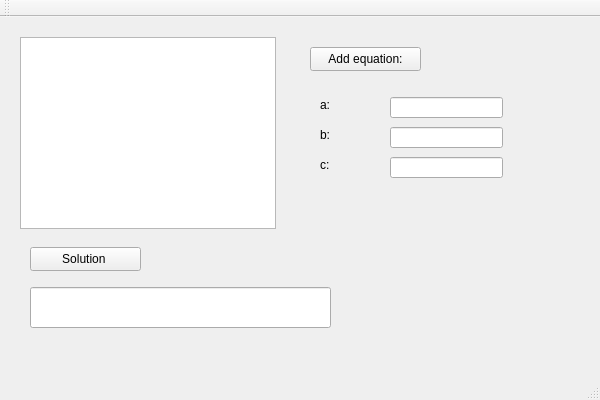
<?xml version="1.0" encoding="UTF-8"?>
<ui version="4.0">
 <class>Test3Class</class>
 <widget class="QMainWindow" name="Test3Class">
  <property name="geometry">
   <rect>
    <x>0</x>
    <y>0</y>
    <width>600</width>
    <height>400</height>
   </rect>
  </property>
  <property name="windowTitle">
   <string>Test3</string>
  </property>
  <widget class="QWidget" name="centralWidget">
   <widget class="QListView" name="listView">
    <property name="geometry">
     <rect>
      <x>20</x>
      <y>20</y>
      <width>256</width>
      <height>192</height>
     </rect>
    </property>
   </widget>
   <widget class="QPushButton" name="addButton">
    <property name="geometry">
     <rect>
      <x>310</x>
      <y>30</y>
      <width>111</width>
      <height>24</height>
     </rect>
    </property>
    <property name="text">
     <string>Add equation:</string>
    </property>
   </widget>
   <widget class="QLineEdit" name="aEdit">
    <property name="geometry">
     <rect>
      <x>390</x>
      <y>80</y>
      <width>113</width>
      <height>21</height>
     </rect>
    </property>
   </widget>
   <widget class="QLineEdit" name="bEdit">
    <property name="geometry">
     <rect>
      <x>390</x>
      <y>110</y>
      <width>113</width>
      <height>21</height>
     </rect>
    </property>
   </widget>
   <widget class="QLineEdit" name="cEdit">
    <property name="geometry">
     <rect>
      <x>390</x>
      <y>140</y>
      <width>113</width>
      <height>21</height>
     </rect>
    </property>
   </widget>
   <widget class="QLabel" name="label">
    <property name="geometry">
     <rect>
      <x>320</x>
      <y>80</y>
      <width>21</width>
      <height>16</height>
     </rect>
    </property>
    <property name="text">
     <string>a:</string>
    </property>
   </widget>
   <widget class="QLabel" name="label_2">
    <property name="geometry">
     <rect>
      <x>320</x>
      <y>110</y>
      <width>49</width>
      <height>16</height>
     </rect>
    </property>
    <property name="text">
     <string>b:</string>
    </property>
   </widget>
   <widget class="QLabel" name="label_3">
    <property name="geometry">
     <rect>
      <x>320</x>
      <y>140</y>
      <width>49</width>
      <height>16</height>
     </rect>
    </property>
    <property name="text">
     <string>c:</string>
    </property>
   </widget>
   <widget class="QPushButton" name="solutionButton">
    <property name="geometry">
     <rect>
      <x>30</x>
      <y>230</y>
      <width>111</width>
      <height>24</height>
     </rect>
    </property>
    <property name="text">
     <string>Solution </string>
    </property>
   </widget>
   <widget class="QLineEdit" name="solution">
    <property name="geometry">
     <rect>
      <x>30</x>
      <y>270</y>
      <width>301</width>
      <height>41</height>
     </rect>
    </property>
   </widget>
  </widget>
  <widget class="QMenuBar" name="menuBar">
   <property name="geometry">
    <rect>
     <x>0</x>
     <y>0</y>
     <width>600</width>
     <height>22</height>
    </rect>
   </property>
  </widget>
  <widget class="QToolBar" name="mainToolBar">
   <attribute name="toolBarArea">
    <enum>TopToolBarArea</enum>
   </attribute>
   <attribute name="toolBarBreak">
    <bool>false</bool>
   </attribute>
  </widget>
  <widget class="QStatusBar" name="statusBar"/>
 </widget>
 <layoutdefault spacing="6" margin="11"/>
 <resources>
  <include location="Test3.qrc"/>
 </resources>
 <connections/>
</ui>
